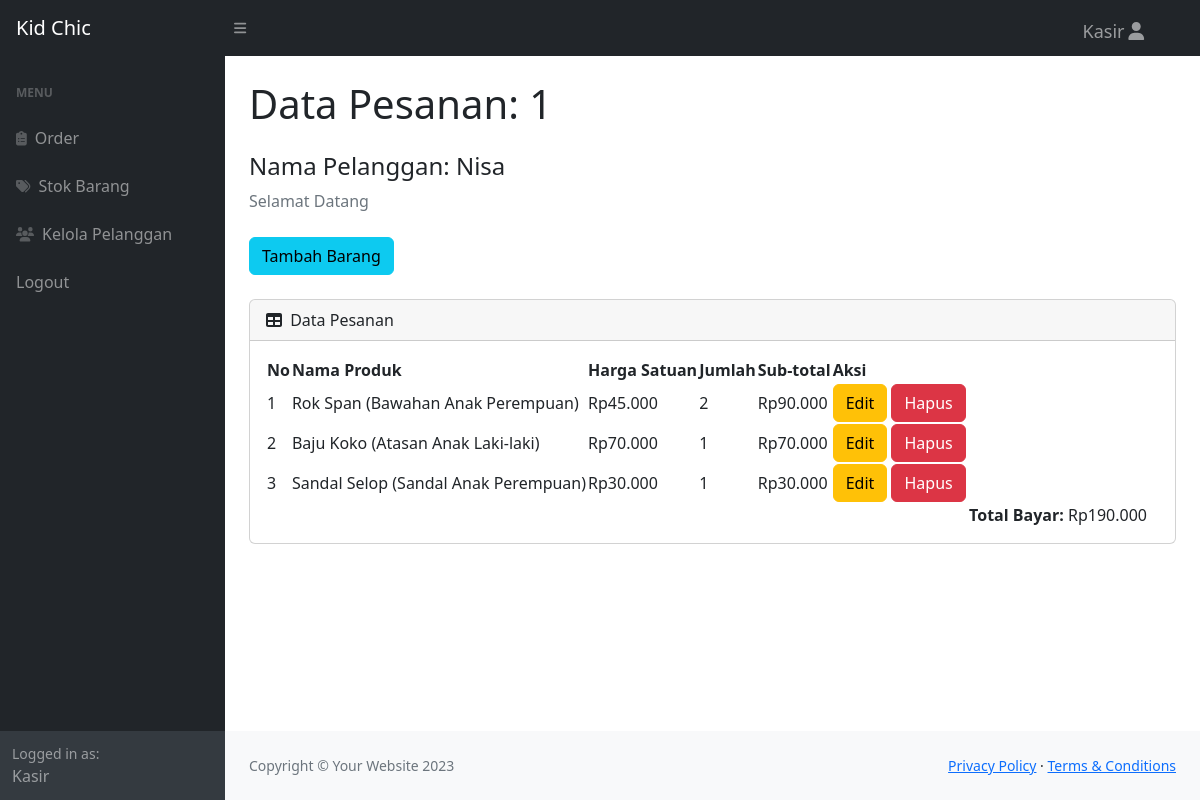
Screenshot of /view.php?idp=1 (signed in) with the database file from the repository.
### tables this page shows
CREATE TABLE `pesanan` (
  `id_pesanan` int(11) NOT NULL,
  `tanggal` timestamp NOT NULL DEFAULT current_timestamp(),
  `id_pelanggan` int(11) NOT NULL
);

CREATE TABLE `pelanggan` (
  `id_pelanggan` int(11) NOT NULL,
  `namapelanggan` varchar(50) NOT NULL,
  `notelp` varchar(15) NOT NULL,
  `alamat` text NOT NULL
);

CREATE TABLE `detailpesanan` (
  `id_detailpesanan` int(11) NOT NULL,
  `id_pesanan` int(11) NOT NULL,
  `id_produk` int(11) NOT NULL,
  `qty` int(11) NOT NULL
);

CREATE TABLE `produkk` (
  `id_produk` int(11) NOT NULL,
  `namaproduk` varchar(30) NOT NULL,
  `deskripsi` varchar(30) NOT NULL,
  `harga` int(11) NOT NULL,
  `stok` int(11) NOT NULL,
  `image` varchar(99) DEFAULT NULL
);

### view.php (the view, shortened to what this page needs)
<?php
require 'ceklogin.php';
if(isset($_GET['idp'])){
    $idp = $_GET['idp'];
    $ambilnamapelanggan = mysqli_query($c, "select * from pesanan p, pelanggan pl where p.id_pelanggan=pl.id_pelanggan and p.id_pesanan='$idp'");
    $np = mysqli_fetch_array($ambilnamapelanggan);
    $namapel = $np['namapelanggan'];
} else {
    header('location:index.php');
    exit;
}
?>
<!DOCTYPE html>
<html lang="en">
    <head>
        <link href="https://cdn.jsdelivr.net/npm/simple-datatables@7.1.2/dist/style.min.css" rel="stylesheet" />
        <link href="css/styles.css" rel="stylesheet" />
    </head>
    <body class="sb-nav-fixed">
        <nav class="sb-topnav navbar navbar-expand navbar-dark bg-dark">
            <a class="navbar-brand ps-3" href="index.php">Kid Chic</a>
            <button class="btn btn-link btn-sm order-1 order-lg-0 me-4 me-lg-0" id="sidebarToggle" href="#!"><i class="fas fa-bars"></i></button>
            <ul class="navbar-nav ms-auto ms-md-0 me-3 me-lg-4">
                <li class="nav-item dropdown">
                    <a class="nav-link custom-nav-link" id="navbarDropdown" href="kasir.php" role="button">Kasir<i class="fas fa-user fa-fw"></i></a>
            </ul>
        </nav>
        <div id="layoutSidenav">
            <div id="layoutSidenav_nav">
                <nav class="sb-sidenav accordion sb-sidenav-dark" id="sidenavAccordion">
                    <div class="sb-sidenav-menu">
                        <div class="nav">
                        <div class="sb-sidenav-menu-heading">Menu</div>
                            <a class="nav-link" href="pesanan.php">
                                <div class="sb-nav-link-icon"><i class="fas fa-clipboard-list"></i></div>
                                Order
                            </a>
                            <a class="nav-link" href="stok.php">
                                <div class="sb-nav-link-icon"><i class="fas fa-tags"></i></div>
                                Stok Barang
                            </a>
                            <a class="nav-link" href="pelanggan.php">
                                <div class="sb-nav-link-icon"><i class="fas fa-users"></i></i></div>
                                Kelola Pelanggan
                            </a>
                            <a class="nav-link" href="logout.php">
                                Logout
                            </a>
                        </div>
                    </div>
                    <div class="sb-sidenav-footer">
                        <div class="small">Logged in as:</div>
                        Kasir
                    </div>
                </nav>
            </div>
            <div id="layoutSidenav_content">
                <main>
                    <div class="container-fluid px-4">
                        <h1 class="mt-4">Data Pesanan: <?=$idp;?></h1>
                        <h4 class="mt-4">Nama Pelanggan: <?=$namapel;?></h4>
                        <ol class="breadcrumb mb-4">
                            <li class="breadcrumb-item active">Selamat Datang</li>
                        </ol>
                        <button type="button" class="btn btn-info mb-4" data-bs-toggle="modal" data-bs-target="#myModal">
                            Tambah Barang
                        </button>
                        <div class="card mb-4">
                            <div class="card-header">
                                <i class="fas fa-table me-1"></i>
                                Data Pesanan
                            </div>
                            <div class="card-body">
                                <table id="datatablesSimple">
                                    <thead>
                                        <tr>
                                            <th>No</th>
                                            <th>Nama Produk</th>
                                            <th>Harga Satuan</th>
                                            <th>Jumlah</th>
                                            <th>Sub-total</th>
                                            <th>Aksi</th>
                                        </tr>
                                    </thead>
                                    <tbody>
                                    <?php
                                    $get = mysqli_query($c, "select * from detailpesanan p, produkk pr where p.id_produk=pr.id_produk and id_pesanan='$idp'");
                                    $i =1;
                                    $totalbayar = 0;
                                    while($p=mysqli_fetch_array($get)){
                                    $idpr = $p['id_produk'];
                                    $qty = $p['qty'];
                                    $harga = $p['harga'];
                                    $namaproduk = $p['namaproduk'];
                                    $desc = $p['deskripsi'];
                                    $subtotal = $qty*$harga;
                                    $totalbayar += $subtotal;
                                    ?>
                                        <tr>
                                            <td><?=$i++;?></td>
                                            <td><?=$namaproduk;?> (<?=$desc;?>)</td>
                                            <td>Rp<?=number_format($harga, 0, ',','.');?></td>
                                            <td><?=$qty;?></td>
                                            <td>Rp<?=number_format($subtotal, 0, ',','.');?></td>
                                            <td>
                                                <button type="button" class="btn btn-warning" data-bs-toggle="modal" data-bs-target="#edit<?=$idpr;?>">Edit</button>
                                                <button type="button" class="btn btn-danger" data-bs-toggle="modal" data-bs-target="#delete<?=$idpr;?>">Hapus</button>
                                            </td>
                                        </tr>
                                <?php
                                    };
                                    ?>
                                    </tbody>
                                </table>
                                <div class="container">
                                    <strong>Total Bayar:</strong> Rp<?=number_format($totalbayar, 0, ',','.');?><br>
                                </div>
                            </div>
                        </div>
                    </div>
                </main>
                <footer class="py-4 bg-light mt-auto">
                    <div class="container-fluid px-4">
                        <div class="d-flex align-items-center justify-content-between small">
                            <div class="text-muted">Copyright &copy; Your Website 2023</div>
                            <div>
                                <a href="#">Privacy Policy</a>
                                &middot;
                                <a href="#">Terms &amp; Conditions</a>
                            </div>
                        </div>
                    </div>
                </footer>
            </div>
        </div>
    </body>
</html>

### view.php (style rules this page uses)
.custom-nav-link { position: fixed; top: 10px; right: 45px; font-size: 18px; }
.container { text-align: right; }

### rows the page displays
pesanan: id_pelanggan.namapelanggan "Nisa"
detailpesanan: produkk.namaproduk "Rok Span", produkk.deskripsi "Bawahan Anak Perempuan", produkk.harga "45.000", qty "2", qty.harga "90.000"
detailpesanan: produkk.namaproduk "Baju Koko", produkk.deskripsi "Atasan Anak Laki-laki", produkk.harga "70.000", qty "1", qty.harga "70.000"
detailpesanan: produkk.namaproduk "Sandal Selop", produkk.deskripsi "Sandal Anak Perempuan", produkk.harga "30.000", qty "1", qty.harga "30.000"

### other values shown
$idp "1"
$totalbayar "190.000"
